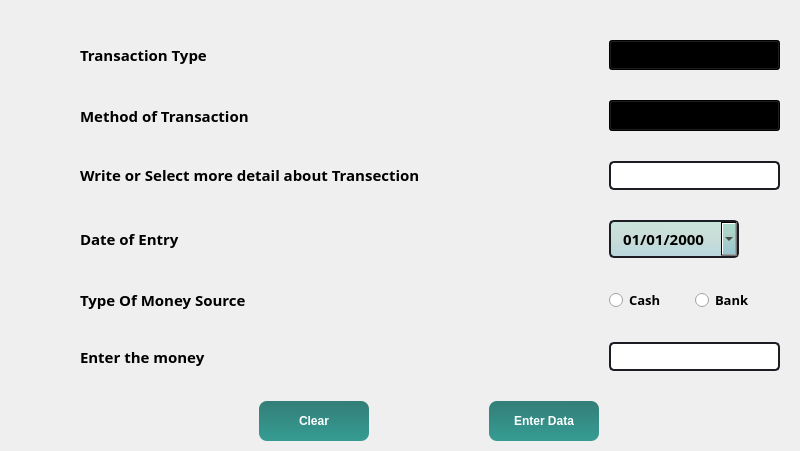
        <widget class="QWidget" name="data_entry_tab">
         <property name="font">
          <font>
           <weight>50</weight>
           <bold>false</bold>
          </font>
         </property>
         <attribute name="title">
          <string>Data Entry</string>
         </attribute>
         <layout class="QGridLayout" name="gridLayout">
          <property name="sizeConstraint">
           <enum>QLayout::SetDefaultConstraint</enum>
          </property>
          <property name="leftMargin">
           <number>80</number>
          </property>
          <property name="topMargin">
           <number>40</number>
          </property>
          <property name="rightMargin">
           <number>20</number>
          </property>
          <property name="bottomMargin">
           <number>10</number>
          </property>
          <property name="horizontalSpacing">
           <number>10</number>
          </property>
          <property name="verticalSpacing">
           <number>30</number>
          </property>
          <item row="5" column="1">
           <widget class="QLabel" name="label_10">
            <property name="sizePolicy">
             <sizepolicy hsizetype="Maximum" vsizetype="Maximum">
              <horstretch>0</horstretch>
              <verstretch>0</verstretch>
             </sizepolicy>
            </property>
            <property name="font">
             <font>
              <family>Candara</family>
              <pointsize>11</pointsize>
              <weight>75</weight>
              <italic>false</italic>
              <bold>true</bold>
              <strikeout>false</strikeout>
              <stylestrategy>PreferAntialias</stylestrategy>
             </font>
            </property>
            <property name="styleSheet">
             <string notr="true"/>
            </property>
            <property name="text">
             <string>Type Of Money Source</string>
            </property>
           </widget>
          </item>
          <item row="1" column="7">
           <widget class="QComboBox" name="trans_type">
            <property name="sizePolicy">
             <sizepolicy hsizetype="Preferred" vsizetype="Fixed">
              <horstretch>0</horstretch>
              <verstretch>0</verstretch>
             </sizepolicy>
            </property>
            <property name="maximumSize">
             <size>
              <width>300</width>
              <height>16777215</height>
             </size>
            </property>
            <property name="font">
             <font>
              <family>Candara</family>
              <pointsize>11</pointsize>
              <weight>75</weight>
              <italic>false</italic>
              <bold>true</bold>
             </font>
            </property>
            <property name="styleSheet">
             <string notr="true">QComboBox{
	 background-color:qlineargradient(spread:pad, x1:0.532552, y1:0, x2:0.522, y2:0.926136, stop:0.0199005 rgba(50, 186, 144, 52), stop:0.482587 rgba(65, 156, 128, 54), stop:0.975124 rgba(75, 164, 181, 80));
	
		
	

	

    
}
QComboBox:hover{
	border: 2px solid rgb(64, 71, 88);
   
	
}
QComboBox QAbstractItemView {
	padding: 10px;

	background-color:rgb(170, 255, 230)
	
 
}

QComboBox QAbstractItemView{border-radius: 5px;
	border: 2px ;
	padding: 5px;
	padding-left: 10px;
    }</string>
            </property>
            <property name="sizeAdjustPolicy">
             <enum>QComboBox::AdjustToContents</enum>
            </property>
            <property name="frame">
             <bool>true</bool>
            </property>
            <item>
             <property name="text">
              <string notr="true">Income</string>
             </property>
            </item>
            <item>
             <property name="text">
              <string>Expense</string>
             </property>
            </item>
            <item>
             <property name="text">
              <string>Bank Deposite</string>
             </property>
            </item>
            <item>
             <property name="text">
              <string>Bank Withdraw</string>
             </property>
            </item>
           </widget>
          </item>
          <item row="6" column="1">
           <widget class="QLabel" name="label_5">
            <property name="sizePolicy">
             <sizepolicy hsizetype="Maximum" vsizetype="Preferred">
              <horstretch>0</horstretch>
              <verstretch>0</verstretch>
             </sizepolicy>
            </property>
            <property name="font">
             <font>
              <family>Candara</family>
              <pointsize>11</pointsize>
              <weight>75</weight>
              <italic>false</italic>
              <bold>true</bold>
              <strikeout>false</strikeout>
              <stylestrategy>PreferAntialias</stylestrategy>
             </font>
            </property>
            <property name="text">
             <string>Enter the money</string>
            </property>
           </widget>
          </item>
          <item row="6" column="7">
           <widget class="QLineEdit" name="money">
            <property name="sizePolicy">
             <sizepolicy hsizetype="Preferred" vsizetype="Fixed">
              <horstretch>0</horstretch>
              <verstretch>0</verstretch>
             </sizepolicy>
            </property>
            <property name="maximumSize">
             <size>
              <width>200</width>
              <height>16777215</height>
             </size>
            </property>
            <property name="font">
             <font>
              <family>Candara</family>
              <pointsize>12</pointsize>
              <weight>75</weight>
              <italic>false</italic>
              <bold>true</bold>
             </font>
            </property>
            <property name="styleSheet">
             <string notr="true">QLineEdit {
	border-radius: 5px;
	border: 2px solid rgb(27, 29, 35);
	padding-left: 10px;
}
QLineEdit:hover {
	border: 2px solid rgb(64, 71, 88);
}
QLineEdit:focus {
	border: 2px solid rgb(91, 101, 124);
}</string>
            </property>
            <property name="inputMethodHints">
             <set>Qt::ImhDigitsOnly</set>
            </property>
            <property name="text">
             <string notr="true"/>
            </property>
            <property name="frame">
             <bool>true</bool>
            </property>
            <property name="clearButtonEnabled">
             <bool>true</bool>
            </property>
           </widget>
          </item>
          <item row="4" column="1">
           <widget class="QLabel" name="label_4">
            <property name="sizePolicy">
             <sizepolicy hsizetype="Maximum" vsizetype="Maximum">
              <horstretch>0</horstretch>
              <verstretch>0</verstretch>
             </sizepolicy>
            </property>
            <property name="font">
             <font>
              <family>Candara</family>
              <pointsize>11</pointsize>
              <weight>75</weight>
              <italic>false</italic>
              <bold>true</bold>
              <strikeout>false</strikeout>
              <stylestrategy>PreferAntialias</stylestrategy>
             </font>
            </property>
            <property name="styleSheet">
             <string notr="true"/>
            </property>
            <property name="text">
             <string>Date of Entry</string>
            </property>
           </widget>
          </item>
          <item row="5" column="7">
           <layout class="QHBoxLayout" name="horizontalLayout_2">
            <item>
             <widget class="QRadioButton" name="radioButton_2">
              <property name="font">
               <font>
                <family>Candara</family>
                <pointsize>10</pointsize>
                <weight>75</weight>
                <italic>false</italic>
                <bold>true</bold>
               </font>
              </property>
              <property name="text">
               <string>Cash</string>
              </property>
             </widget>
            </item>
            <item>
             <widget class="QRadioButton" name="radioButton">
              <property name="font">
               <font>
                <family>Candara</family>
                <pointsize>10</pointsize>
                <weight>75</weight>
                <italic>false</italic>
                <bold>true</bold>
               </font>
              </property>
              <property name="text">
               <string>Bank</string>
              </property>
             </widget>
            </item>
           </layout>
          </item>
          <item row="11" column="2">
           <widget class="QPushButton" name="clear_entry_button">
            <property name="sizePolicy">
             <sizepolicy hsizetype="Maximum" vsizetype="Fixed">
              <horstretch>0</horstretch>
              <verstretch>0</verstretch>
             </sizepolicy>
            </property>
            <property name="font">
             <font>
              <family>Tahoma</family>
              <pointsize>9</pointsize>
              <weight>75</weight>
              <italic>false</italic>
              <bold>true</bold>
             </font>
            </property>
            <property name="styleSheet">
             <string notr="true">QPushButton{
background-color:qlineargradient(spread:pad, x1:0.532552, y1:0, x2:0.522, y2:0.926136, stop:0.0547264 rgba(10, 103, 95, 209), stop:1 rgba(13, 136, 125, 209));
width:110%;
height:40%;
color:white;
border-radius:8px;
}


  QPushButton:hover:!pressed
{
  border: 2px solid rgb(41, 135, 140);
background-color:rgb(199, 248, 255);
color:black;

}</string>
            </property>
            <property name="text">
             <string>Clear</string>
            </property>
            <property name="iconSize">
             <size>
              <width>40</width>
              <height>40</height>
             </size>
            </property>
           </widget>
          </item>
          <item row="1" column="1">
           <widget class="QLabel" name="label_2">
            <property name="sizePolicy">
             <sizepolicy hsizetype="Maximum" vsizetype="Maximum">
              <horstretch>0</horstretch>
              <verstretch>0</verstretch>
             </sizepolicy>
            </property>
            <property name="font">
             <font>
              <family>Candara</family>
              <pointsize>11</pointsize>
              <weight>75</weight>
              <italic>false</italic>
              <bold>true</bold>
              <strikeout>false</strikeout>
              <stylestrategy>PreferAntialias</stylestrategy>
             </font>
            </property>
            <property name="text">
             <string>Transaction Type</string>
            </property>
           </widget>
          </item>
          <item row="3" column="1" colspan="4">
           <widget class="QLabel" name="label_9">
            <property name="sizePolicy">
             <sizepolicy hsizetype="Maximum" vsizetype="Maximum">
              <horstretch>0</horstretch>
              <verstretch>0</verstretch>
             </sizepolicy>
            </property>
            <property name="font">
             <font>
              <family>Candara</family>
              <pointsize>11</pointsize>
              <weight>75</weight>
              <italic>false</italic>
              <bold>true</bold>
              <strikeout>false</strikeout>
              <stylestrategy>PreferAntialias</stylestrategy>
             </font>
            </property>
            <property name="text">
             <string>Write or Select more detail about Transection</string>
            </property>
           </widget>
          </item>
          <item row="11" column="4">
           <widget class="QPushButton" name="enter_data_button">
            <property name="sizePolicy">
             <sizepolicy hsizetype="Maximum" vsizetype="Fixed">
              <horstretch>0</horstretch>
              <verstretch>0</verstretch>
             </sizepolicy>
            </property>
            <property name="font">
             <font>
              <family>Tahoma</family>
              <pointsize>9</pointsize>
              <weight>75</weight>
              <italic>false</italic>
              <bold>true</bold>
             </font>
            </property>
            <property name="styleSheet">
             <string notr="true">QPushButton{
background-color:qlineargradient(spread:pad, x1:0.532552, y1:0, x2:0.522, y2:0.926136, stop:0.0547264 rgba(10, 103, 95, 209), stop:1 rgba(13, 136, 125, 209));
width:110%;
height:40%;
color:white;
border-radius:8px;
}


  QPushButton:hover:!pressed
{
  border: 2px solid rgb(41, 135, 140);
background-color:rgb(199, 248, 255);
color:black;

}</string>
            </property>
            <property name="text">
             <string>Enter Data</string>
            </property>
           </widget>
          </item>
          <item row="4" column="7">
           <widget class="QDateEdit" name="date_of_entry">
            <property name="sizePolicy">
             <sizepolicy hsizetype="Preferred" vsizetype="Fixed">
              <horstretch>0</horstretch>
              <verstretch>0</verstretch>
             </sizepolicy>
            </property>
            <property name="maximumSize">
             <size>
              <width>130</width>
              <height>16777215</height>
             </size>
            </property>
            <property name="font">
             <font>
              <family>Candara</family>
              <pointsize>11</pointsize>
              <weight>75</weight>
              <italic>false</italic>
              <bold>true</bold>
             </font>
            </property>
            <property name="styleSheet">
             <string notr="true">QDateEdit{
	border-radius: 5px;
	border: 2px solid rgb(27, 29, 35);
	padding: 5px;
	padding-left: 10px;

   background-color:qlineargradient(spread:pad, x1:0.532552, y1:0, x2:0.522, y2:0.926136, stop:0.0199005 rgba(50, 186, 144, 52), stop:0.482587 rgba(65, 156, 128, 54), stop:0.975124 rgba(75, 164, 181, 80));
		
		
}
QDateEdit:hover{
	border: 2px solid rgb(64, 71, 88);
   
	
		
  
}

QCalendarWidget QToolButton{

  	color: black;
  	background-color:rgb(156, 255, 231);}

 

QCalendarWidget QAbstractItemView:enabled 
  {
  
  	color: black;  
  	background-color: rgb(198, 255, 232);  
  	selection-background-color: rgb(64, 64, 64); 
  	selection-color: rgb(0, 255, 0); 
  }</string>
            </property>
            <property name="minimumDateTime">
             <datetime>
              <hour>0</hour>
              <minute>0</minute>
              <second>0</second>
              <year>1767</year>
              <month>9</month>
              <day>14</day>
             </datetime>
            </property>
            <property name="displayFormat">
             <string>dd/MM/yyyy</string>
            </property>
            <property name="calendarPopup">
             <bool>true</bool>
            </property>
           </widget>
          </item>
          <item row="2" column="1">
           <widget class="QLabel" name="label_3">
            <property name="sizePolicy">
             <sizepolicy hsizetype="Maximum" vsizetype="Preferred">
              <horstretch>0</horstretch>
              <verstretch>0</verstretch>
             </sizepolicy>
            </property>
            <property name="font">
             <font>
              <family>Candara</family>
              <pointsize>11</pointsize>
              <weight>75</weight>
              <italic>false</italic>
              <bold>true</bold>
              <strikeout>false</strikeout>
              <stylestrategy>PreferAntialias</stylestrategy>
             </font>
            </property>
            <property name="text">
             <string>Method of Transaction</string>
            </property>
           </widget>
          </item>
          <item row="11" column="7">
           <spacer name="horizontalSpacer_8">
            <property name="orientation">
             <enum>Qt::Horizontal</enum>
            </property>
            <property name="sizeHint" stdset="0">
             <size>
              <width>100</width>
              <height>20</height>
             </size>
            </property>
           </spacer>
          </item>
          <item row="3" column="7">
           <widget class="QLineEdit" name="more_trans_detail">
            <property name="sizePolicy">
             <sizepolicy hsizetype="Preferred" vsizetype="Maximum">
              <horstretch>0</horstretch>
              <verstretch>0</verstretch>
             </sizepolicy>
            </property>
            <property name="maximumSize">
             <size>
              <width>300</width>
              <height>16777215</height>
             </size>
            </property>
            <property name="font">
             <font>
              <family>Candara</family>
              <pointsize>12</pointsize>
              <weight>75</weight>
              <italic>false</italic>
              <bold>true</bold>
             </font>
            </property>
            <property name="styleSheet">
             <string notr="true">QLineEdit {
	border-radius: 5px;
	border: 2px solid rgb(27, 29, 35);
	padding-left: 10px;
}
QLineEdit:hover {
	border: 2px solid rgb(64, 71, 88);
}
QLineEdit:focus {
	border: 2px solid rgb(91, 101, 124);
}</string>
            </property>
            <property name="cursorMoveStyle">
             <enum>Qt::VisualMoveStyle</enum>
            </property>
            <property name="clearButtonEnabled">
             <bool>true</bool>
            </property>
           </widget>
          </item>
          <item row="11" column="3">
           <spacer name="horizontalSpacer_9">
            <property name="orientation">
             <enum>Qt::Horizontal</enum>
            </property>
            <property name="sizeHint" stdset="0">
             <size>
              <width>100</width>
              <height>20</height>
             </size>
            </property>
           </spacer>
          </item>
          <item row="2" column="7">
           <widget class="QComboBox" name="method_of_trans">
            <property name="sizePolicy">
             <sizepolicy hsizetype="Preferred" vsizetype="Fixed">
              <horstretch>0</horstretch>
              <verstretch>0</verstretch>
             </sizepolicy>
            </property>
            <property name="maximumSize">
             <size>
              <width>300</width>
              <height>16777215</height>
             </size>
            </property>
            <property name="palette">
             <palette>
              <active>
               <colorrole role="Button">
                <brush brushstyle="LinearGradientPattern">
                 <gradient startx="0.532552000000000" starty="0.000000000000000" endx="0.522000000000000" endy="0.926136000000000" type="LinearGradient" spread="PadSpread" coordinatemode="ObjectBoundingMode">
                  <gradientstop position="0.019900500000000">
                   <color alpha="52">
                    <red>50</red>
                    <green>186</green>
                    <blue>144</blue>
                   </color>
                  </gradientstop>
                  <gradientstop position="0.482587000000000">
                   <color alpha="54">
                    <red>65</red>
                    <green>156</green>
                    <blue>128</blue>
                   </color>
                  </gradientstop>
                  <gradientstop position="0.975124000000000">
                   <color alpha="80">
                    <red>75</red>
                    <green>164</green>
                    <blue>181</blue>
                   </color>
                  </gradientstop>
                 </gradient>
                </brush>
               </colorrole>
               <colorrole role="Base">
                <brush brushstyle="LinearGradientPattern">
                 <gradient startx="0.532552000000000" starty="0.000000000000000" endx="0.522000000000000" endy="0.926136000000000" type="LinearGradient" spread="PadSpread" coordinatemode="ObjectBoundingMode">
                  <gradientstop position="0.019900500000000">
                   <color alpha="52">
                    <red>50</red>
                    <green>186</green>
                    <blue>144</blue>
                   </color>
                  </gradientstop>
                  <gradientstop position="0.482587000000000">
                   <color alpha="54">
                    <red>65</red>
                    <green>156</green>
                    <blue>128</blue>
                   </color>
                  </gradientstop>
                  <gradientstop position="0.975124000000000">
                   <color alpha="80">
                    <red>75</red>
                    <green>164</green>
                    <blue>181</blue>
                   </color>
                  </gradientstop>
                 </gradient>
                </brush>
               </colorrole>
               <colorrole role="Window">
                <brush brushstyle="LinearGradientPattern">
                 <gradient startx="0.532552000000000" starty="0.000000000000000" endx="0.522000000000000" endy="0.926136000000000" type="LinearGradient" spread="PadSpread" coordinatemode="ObjectBoundingMode">
                  <gradientstop position="0.019900500000000">
                   <color alpha="52">
                    <red>50</red>
                    <green>186</green>
                    <blue>144</blue>
                   </color>
                  </gradientstop>
                  <gradientstop position="0.482587000000000">
                   <color alpha="54">
                    <red>65</red>
                    <green>156</green>
                    <blue>128</blue>
                   </color>
                  </gradientstop>
                  <gradientstop position="0.975124000000000">
                   <color alpha="80">
                    <red>75</red>
                    <green>164</green>
                    <blue>181</blue>
                   </color>
                  </gradientstop>
                 </gradient>
                </brush>
               </colorrole>
              </active>
              <inactive>
               <colorrole role="Button">
                <brush brushstyle="LinearGradientPattern">
                 <gradient startx="0.532552000000000" starty="0.000000000000000" endx="0.522000000000000" endy="0.926136000000000" type="LinearGradient" spread="PadSpread" coordinatemode="ObjectBoundingMode">
                  <gradientstop position="0.019900500000000">
                   <color alpha="52">
                    <red>50</red>
                    <green>186</green>
                    <blue>144</blue>
                   </color>
                  </gradientstop>
                  <gradientstop position="0.482587000000000">
                   <color alpha="54">
                    <red>65</red>
                    <green>156</green>
                    <blue>128</blue>
                   </color>
                  </gradientstop>
                  <gradientstop position="0.975124000000000">
                   <color alpha="80">
                    <red>75</red>
                    <green>164</green>
                    <blue>181</blue>
                   </color>
                  </gradientstop>
                 </gradient>
                </brush>
               </colorrole>
               <colorrole role="Base">
                <brush brushstyle="LinearGradientPattern">
                 <gradient startx="0.532552000000000" starty="0.000000000000000" endx="0.522000000000000" endy="0.926136000000000" type="LinearGradient" spread="PadSpread" coordinatemode="ObjectBoundingMode">
                  <gradientstop position="0.019900500000000">
                   <color alpha="52">
                    <red>50</red>
                    <green>186</green>
                    <blue>144</blue>
                   </color>
                  </gradientstop>
                  <gradientstop position="0.482587000000000">
                   <color alpha="54">
                    <red>65</red>
                    <green>156</green>
                    <blue>128</blue>
                   </color>
                  </gradientstop>
                  <gradientstop position="0.975124000000000">
                   <color alpha="80">
                    <red>75</red>
                    <green>164</green>
                    <blue>181</blue>
                   </color>
                  </gradientstop>
                 </gradient>
                </brush>
               </colorrole>
               <colorrole role="Window">
                <brush brushstyle="LinearGradientPattern">
                 <gradient startx="0.532552000000000" starty="0.000000000000000" endx="0.522000000000000" endy="0.926136000000000" type="LinearGradient" spread="PadSpread" coordinatemode="ObjectBoundingMode">
                  <gradientstop position="0.019900500000000">
                   <color alpha="52">
                    <red>50</red>
                    <green>186</green>
                    <blue>144</blue>
                   </color>
                  </gradientstop>
                  <gradientstop position="0.482587000000000">
                   <color alpha="54">
                    <red>65</red>
                    <green>156</green>
                    <blue>128</blue>
                   </color>
                  </gradientstop>
                  <gradientstop position="0.975124000000000">
                   <color alpha="80">
                    <red>75</red>
                    <green>164</green>
                    <blue>181</blue>
                   </color>
                  </gradientstop>
                 </gradient>
                </brush>
               </colorrole>
              </inactive>
              <disabled>
               <colorrole role="Button">
                <brush brushstyle="LinearGradientPattern">
                 <gradient startx="0.532552000000000" starty="0.000000000000000" endx="0.522000000000000" endy="0.926136000000000" type="LinearGradient" spread="PadSpread" coordinatemode="ObjectBoundingMode">
                  <gradientstop position="0.019900500000000">
                   <color alpha="52">
                    <red>50</red>
                    <green>186</green>
                    <blue>144</blue>
                   </color>
                  </gradientstop>
                  <gradientstop position="0.482587000000000">
                   <color alpha="54">
                    <red>65</red>
                    <green>156</green>
                    <blue>128</blue>
                   </color>
                  </gradientstop>
                  <gradientstop position="0.975124000000000">
                   <color alpha="80">
                    <red>75</red>
                    <green>164</green>
                    <blue>181</blue>
                   </color>
                  </gradientstop>
                 </gradient>
                </brush>
               </colorrole>
               <colorrole role="Base">
                <brush brushstyle="LinearGradientPattern">
                 <gradient startx="0.532552000000000" starty="0.000000000000000" endx="0.522000000000000" endy="0.926136000000000" type="LinearGradient" spread="PadSpread" coordinatemode="ObjectBoundingMode">
                  <gradientstop position="0.019900500000000">
                   <color alpha="52">
                    <red>50</red>
                    <green>186</green>
                    <blue>144</blue>
                   </color>
                  </gradientstop>
                  <gradientstop position="0.482587000000000">
                   <color alpha="54">
                    <red>65</red>
                    <green>156</green>
                    <blue>128</blue>
                   </color>
                  </gradientstop>
                  <gradientstop position="0.975124000000000">
                   <color alpha="80">
                    <red>75</red>
                    <green>164</green>
                    <blue>181</blue>
                   </color>
                  </gradientstop>
                 </gradient>
                </brush>
               </colorrole>
               <colorrole role="Window">
                <brush brushstyle="LinearGradientPattern">
                 <gradient startx="0.532552000000000" starty="0.000000000000000" endx="0.522000000000000" endy="0.926136000000000" type="LinearGradient" spread="PadSpread" coordinatemode="ObjectBoundingMode">
                  <gradientstop position="0.019900500000000">
                   <color alpha="52">
                    <red>50</red>
                    <green>186</green>
                    <blue>144</blue>
                   </color>
                  </gradientstop>
                  <gradientstop position="0.482587000000000">
                   <color alpha="54">
                    <red>65</red>
                    <green>156</green>
                    <blue>128</blue>
                   </color>
                  </gradientstop>
                  <gradientstop position="0.975124000000000">
                   <color alpha="80">
                    <red>75</red>
                    <green>164</green>
                    <blue>181</blue>
                   </color>
                  </gradientstop>
                 </gradient>
                </brush>
               </colorrole>
              </disabled>
             </palette>
            </property>
            <property name="font">
             <font>
              <family>Candara</family>
              <pointsize>12</pointsize>
              <weight>75</weight>
              <italic>false</italic>
              <bold>true</bold>
             </font>
            </property>
            <property name="styleSheet">
             <string notr="true">QComboBox{
	 background-color:qlineargradient(spread:pad, x1:0.532552, y1:0, x2:0.522, y2:0.926136, stop:0.0199005 rgba(50, 186, 144, 52), stop:0.482587 rgba(65, 156, 128, 54), stop:0.975124 rgba(75, 164, 181, 80));
}
QComboBox:hover{
	border: 2px solid rgb(64, 71, 88);
   
}
QComboBox QAbstractItemView {
	padding: 10px;

	background-color:rgb(170, 255, 230)
	
 
}

QComboBox QAbstractItemView{border-radius: 5px;
	border: 2px ;
	padding: 5px;
	padding-left: 10px;
    }</string>
            </property>
           </widget>
          </item>
         </layout>
        </widget>
